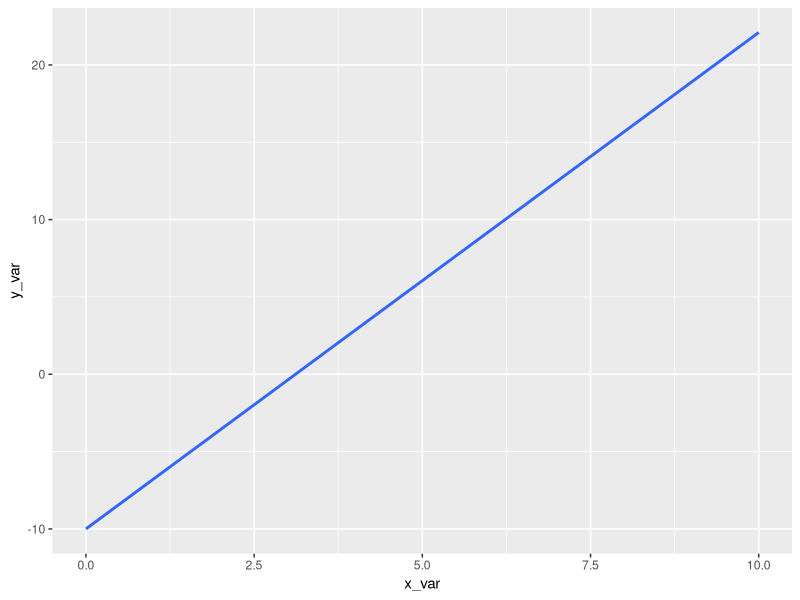
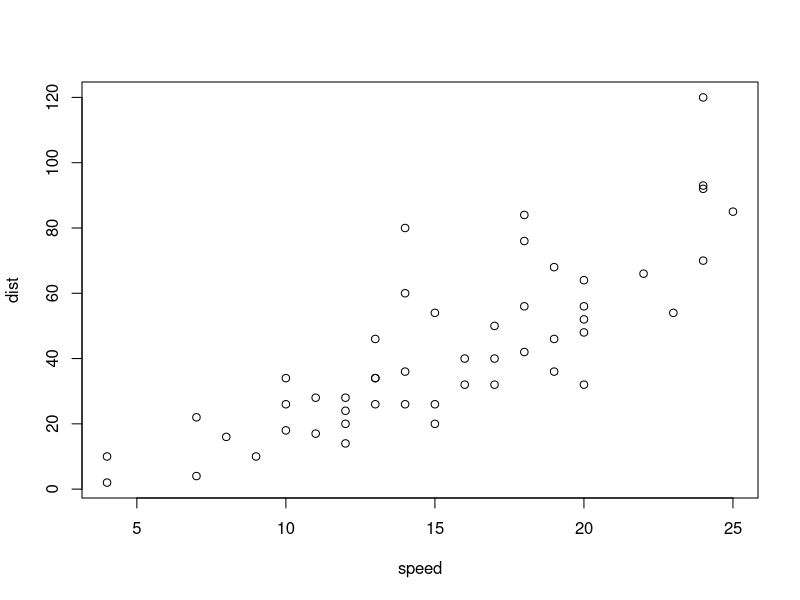
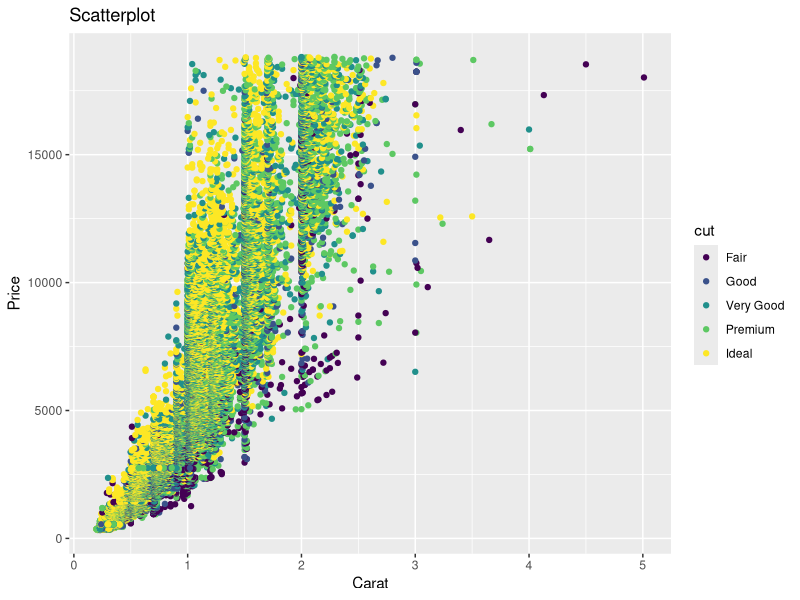

These charts were generated, in order, by the following R code:
## ---- chunk 1
x_var <- seq(from = 0, to = 10, by = 0.1)
y_var <- 3.21*x_var - 10
df <- data.frame(x_var,y_var)
library(ggplot2)
ggplot(df, aes(x=x_var, y=y_var)) + geom_smooth()
## ---- chunk 2
plot(cars)
## ---- chunk 3
library(ggplot2)
ggplot(diamonds, aes(x=carat, y=price, color=cut)) + geom_point() + labs(title="Scatterplot", x="Carat", y="Price")  # add axis lables and plot title.
